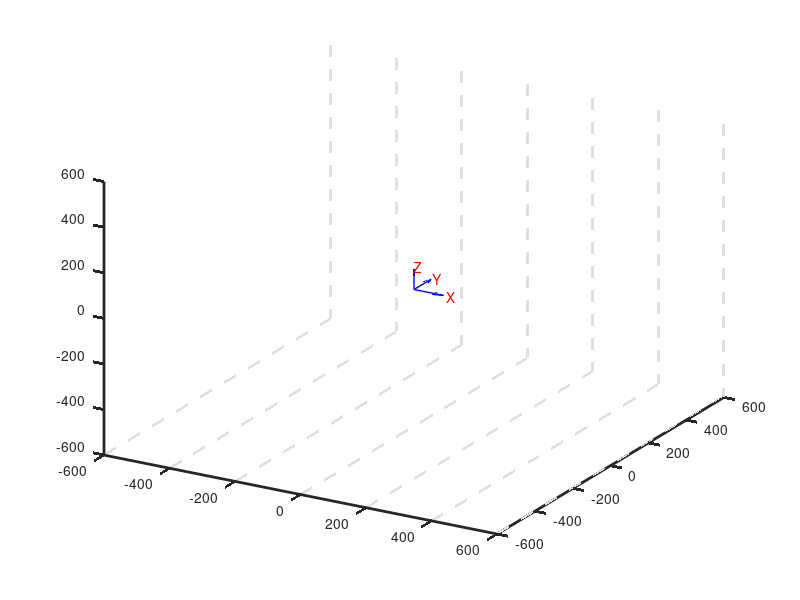

This figure's MATLAB source: (Note: this script raises an error after producing the figure.)
%        Inverse Kinematics (T-shaped Manipulator・3 Links)         %

close all
clear
clc

links = zeros(3,1);
a = zeros(3,1);                   % X-Offset
alpha = zeros(3,1);               % X-Torsion angle
alpha(2)=pi/2;
alpha(3)=-pi/2;
d = zeros(3,1);                   % Z-Displacement
d(1) = 400; 
d(3)=100;
theta = zeros(3,1);               % Z-Rotation angle
final_point = diag([1 1 1 1]);
%........................................................................%
%                               手先位置の入力                             %
%........................................................................% 

fprintf("Please specify the arm's end coordinates\n\n" );
x = input('X-coordinates: ');
y = input('Y-coordinates: ');
z = input('Z-coordinates: ');

%........................................................................%
%                               逆運動学の計算                             %
%........................................................................%

r = ((x^2)+(y^2)+(z-400)^2-(100^2))^(1/2); 
th1 = atan2(y,x);
a2 = ((x^2)+(y^2)+(z-400)^2)^(1/2);
th2 = asin(r/a2) - atan2((x^2+y^2)^(1/2),z-400);


%........................................................................%
%                               軸の表示                                  %
%........................................................................% 
a(3)=r; 
theta(1)=th1; 
theta(2)=th2;

axis([-600 600 -600 600 -600 600])                %Spacial Perimeter
hold all
quiver3(0,0,0,0,0,100,'b','LineWidth',1)
quiver3(0,0,0,0,100,0,'b','LineWidth',1)
quiver3(0,0,0,100,0,0,'b','LineWidth',1)
text(0,0,100,'Z','Color','r')
text(0,100,0,'Y','Color','r')
text(100,0,0,'X','Color','r')
view(30,30)
set(gca, 'LineWidth',2, 'XGrid','on', 'GridLineStyle','--')

for i = 1:3
    links(i) = i;
    final_point = final_point * transx(a(i)) * rotx(alpha(i)) * transz(d(i)) * rotz(theta(i));

    hold all
    quiver3(final_point(1,4),final_point(2,4),final_point(3,4),100*final_point(1,1),100*final_point(1,2),100*final_point(1,3),'b','LineWidth',1)
    quiver3(final_point(1,4),final_point(2,4),final_point(3,4),100*final_point(2,1),100*final_point(2,2),100*final_point(2,3),'b','LineWidth',1)
    quiver3(final_point(1,4),final_point(2,4),final_point(3,4),100*final_point(3,1),100*final_point(3,2),100*final_point(3,3),'b','LineWidth',1)
    text(100*final_point(1,1)+final_point(1,4),100*final_point(1,2)+final_point(2,4),100*final_point(1,3)+final_point(3,4),'X'+string(i),'Color','r')
    text(100*final_point(2,1)+final_point(1,4),100*final_point(2,2)+final_point(2,4),100*final_point(2,3)+final_point(3,4),'Y'+string(i),'Color','r')
    text(100*final_point(3,1)+final_point(1,4),100*final_point(3,2)+final_point(2,4),100*final_point(3,3)+final_point(3,4),'Z'+string(i),'Color','r')

    view(30,30)
    set(gca, 'LineWidth',2, 'XGrid','on', 'GridLineStyle','--')
end

%.........................................................................%
%                             データの出力                                  %
%.........................................................................%

fprintf('\n')
fprintf('..................　　結果　　.....................')
fprintf('\n\n')
fprintf('θ1 = %e\n',th1)
fprintf('θ2 = %e\n\n',th2)
disp(table(links,a,alpha,d,theta))
final_point


%.........................................................................%
%                             　　間数 　　　                               %
%.........................................................................%
function tx = transx(a)
    tx = diag([1 1 1 1]);
    tx(1,4) = a;
end

function tz = transz(a)
    tz = diag([1 1 1 1]);
    tz(3,4) = a;
end

function rx = rotx(t)    % rotz=(rotation x), t=(theta)
    ct = cos(t);
    st = sin(t);
    rx = [1 0 0 0;
        0 ct -st 0;
        0 st ct 0
        0 0 0 1];
end

function ry = roty(t)    % rotz=(rotation y), t=(theta)
    ct = cos(t);
    st = sin(t);
    ry = [ct 0 st 0;
        0 1 0 0;
        -st 0 ct 0
        0 0 0 1];
end

function rz = rotz(t)    % rotz=(rotation z), t=(theta)
    ct = cos(t);
    st = sin(t);
    rz = [ct -st 0 0;
        st ct 0 0;
        0 0 1 0
        0 0 0 1];
end

